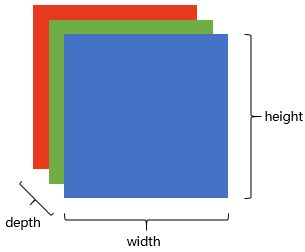
//> input picture 00-基本原理/100-算法和原理/04-conv/picture.jpg, 305 x 252 px
$ ./hull_demo '../../00-基本原理/100-算法和原理/04-conv/picture.jpg'   (built with g++ and OpenCV 4)
//> lines starting //> are read from the running program, lines starting //| are printed output that depends on the picture; after the words box and inside, x2 and y2 are one past the last pixel; in counts of white or black regions, pixels touching at a corner belong together
/**
 * @function hull_demo.cpp
 * @brief Demo code to find contours in an image
 * @author OpenCV team
 */

#include "opencv2/imgcodecs.hpp"
#include "opencv2/highgui.hpp"
#include "opencv2/imgproc.hpp"
#include <iostream>

using namespace cv;
using namespace std;

Mat src_gray;
int thresh = 100;
RNG rng(12345);

/// Function header
void thresh_callback(int, void* );

/**
 * @function main
 */
int main( int argc, char** argv )
{
    /// Load source image and convert it to gray
    CommandLineParser parser( argc, argv, "{@input | ../data/stuff.jpg | input image}" );
    Mat src = imread( parser.get<String>( "@input" ) );
//> src is the input picture: 252 rows x 305 cols, CV_8UC3; mean B, G, R 206.5, 185.9, 176.5
    if( src.empty() )
    {
        cout << "Could not open or find the image!\n" << endl;
        cout << "Usage: " << argv[0] << " <Input image>" << endl;
        return -1;
    }

    /// Convert image to gray and blur it
    cvtColor( src, src_gray, COLOR_BGR2GRAY );
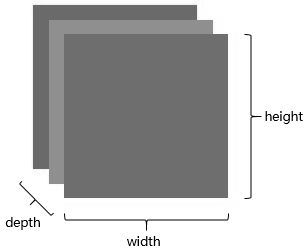
//> src_gray: 252 rows x 305 cols, CV_8UC1; min 0, max 255, mean 185.4
//  blur( src_gray, src_gray, Size(3,3) );

    /// Create Window
    const char* source_window = "Source";
    namedWindow( source_window );
    imshow( source_window, src );

    const int max_thresh = 255;
    createTrackbar( "Canny thresh:", source_window, &thresh, max_thresh, thresh_callback );
    thresh_callback( 0, 0 );

    waitKey();
    return 0;
}

/**
 * @function thresh_callback
 */
void thresh_callback(int, void* )
{
    /// Detect edges using Canny
    Mat canny_output;
    Canny( src_gray, canny_output, thresh, thresh*2 );
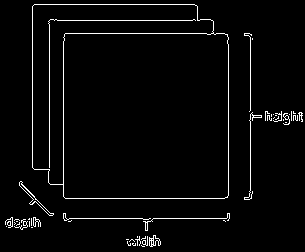
//> canny_output: 252 rows x 305 cols, CV_8UC1; 3.1% white in thin lines or dots

    /// Find contours
    vector<vector<Point> > contours;
    findContours( canny_output, contours, RETR_TREE, CHAIN_APPROX_SIMPLE );
//> contours = 68 contours, 60 with area under 20; largest, box (x1, y1, x2, y2) and area: (32, 4, 229, 199) 36640, (63, 33, 229, 199) 27194, (32, 4, 214, 185) 9443, (19, 181, 54, 216) 130, (19, 181, 54, 216) 114, (149, 235, 161, 247) 70, (153, 235, 160, 246) 27, (33, 217, 41, 227) 27

    /// Find the convex hull object for each contour
    vector<vector<Point> >hull( contours.size() );
//> hull = 68 empty contours
    for( size_t i = 0; i < contours.size(); i++ )
    {
        convexHull( contours[i], hull[i] );
    }
//> this loop made 68 passes
//> after the loop, hull = 68 contours, 46 with area under 20; largest, box (x1, y1, x2, y2) and area: (32, 4, 229, 199) 36996, (63, 33, 229, 199) 27210, (32, 4, 214, 185) 20797, (48, 19, 196, 168) 10950, (244, 112, 262, 200) 826

    /// Draw contours + hull results
    Mat drawing = Mat::zeros( canny_output.size(), CV_8UC3 );
    for( size_t i = 0; i< contours.size(); i++ )
    {
        Scalar color = Scalar( rng.uniform(0, 256), rng.uniform(0,256), rng.uniform(0,256) );
        drawContours( drawing, contours, (int)i, color );
        drawContours( drawing, hull, (int)i, color );
    }
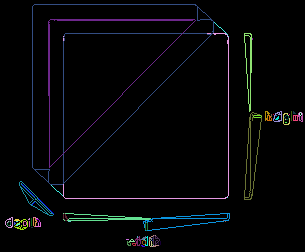
//> drawing: 252 rows x 305 cols, CV_8UC3; mean B, G, R 6.9, 5.6, 5

    /// Show in a window
    imshow( "Hull demo", drawing );
}
